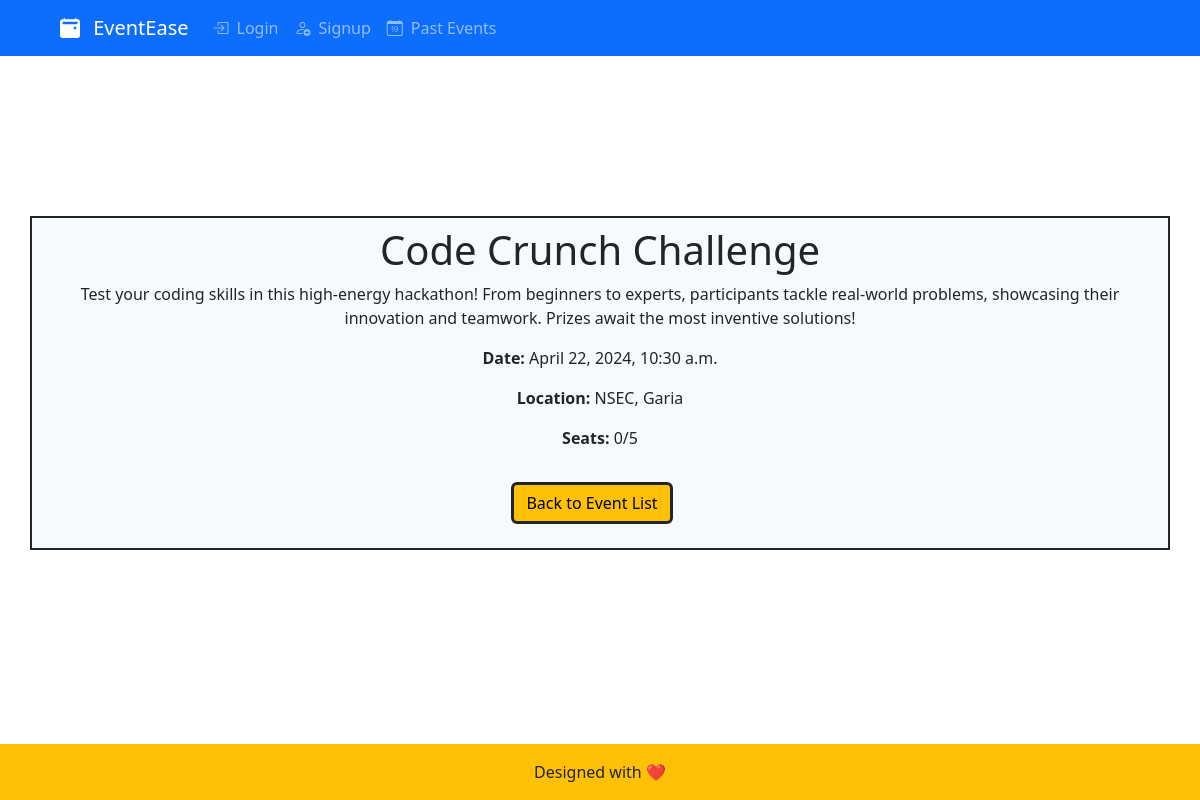
The app's page /events/view/26/ with its own data.
### events/models.py (models this page shows, shortened)
class Event(models.Model):
    title = models.CharField(max_length=200)
    description = models.TextField()
    date = models.DateTimeField()
    location = models.CharField(max_length=200)
    user = models.ForeignKey(User, on_delete=models.CASCADE, null=True)
    max_participants = models.IntegerField(default=5)
    num_participants = models.IntegerField(default=0)

### events/views.py (the view)
# urls.py: path("view/<int:event_id>/", views.view_events, name="view_events"),
def view_events(request, event_id):
    event = get_object_or_404(Event, pk=event_id)
    return render(
        request, "events/view_events.html", {"event": event, "now": timezone.now()}
    )

### events/templates/events/view_events.html (shortened to what this page needs)
{% extends "events/layout.html" %}
{% block content %}
<div class="container px-5 border border-dark border-2 bg-light p-2 pb-4" style="margin: 20vh auto; text-align: center;">
  <h1>{{ event.title }}</h1>
  <p>{{ event.description }}</p>
  <p><strong>Date:</strong> {{ event.date }}</p>
  <p><strong>Location:</strong> {{ event.location }}</p>
  <p><strong>Seats:</strong> {{ event.num_participants }}/{{ event.max_participants }}</p>
  <a href="{% url 'events' %}" class="btn btn-warning border border-3 border-dark me-3 mt-3">Back to Event List</a>
</div>
{% endblock %}

### records on screen
Event: title "Code Crunch Challenge", description "Test your coding skills in this high-energy hackathon! From beginners to experts, participants tackle real-world problems, showcasing their innovation and teamwork. Prizes await the most inventive solutions!", date "April 22, 2024, 10:30 a.m.", location "NSEC, Garia", num_participants "0", max_participants "5"
